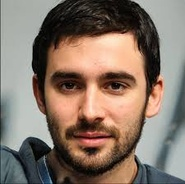
#> input picture imgs/images.jpeg, 185 x 184 px, shrunk from 225 x 224 before the run; its folder holds 4 pictures in this run
$ python main.py
#> lines starting #> are read from the running program, lines starting #| are printed output that depends on the picture
from PIL import Image, ImageEnhance, ImageFilter
import os

path = './imgs'


for filename in os.listdir(path):
    img = Image.open(f"{path}/{filename}")
#> img is the input picture: PIL image 185x184 RGB; mean R, G, B 133.9, 116.9, 104.6

    edit = img.filter(ImageFilter.SHARPEN).convert('L').rotate(90)
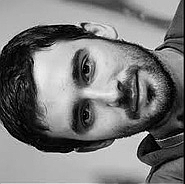
#> edit: PIL image 185x184 L; min 0, max 255, mean 120.6
#> pass 3 of the loop `for filename in os.listdir(path):`:
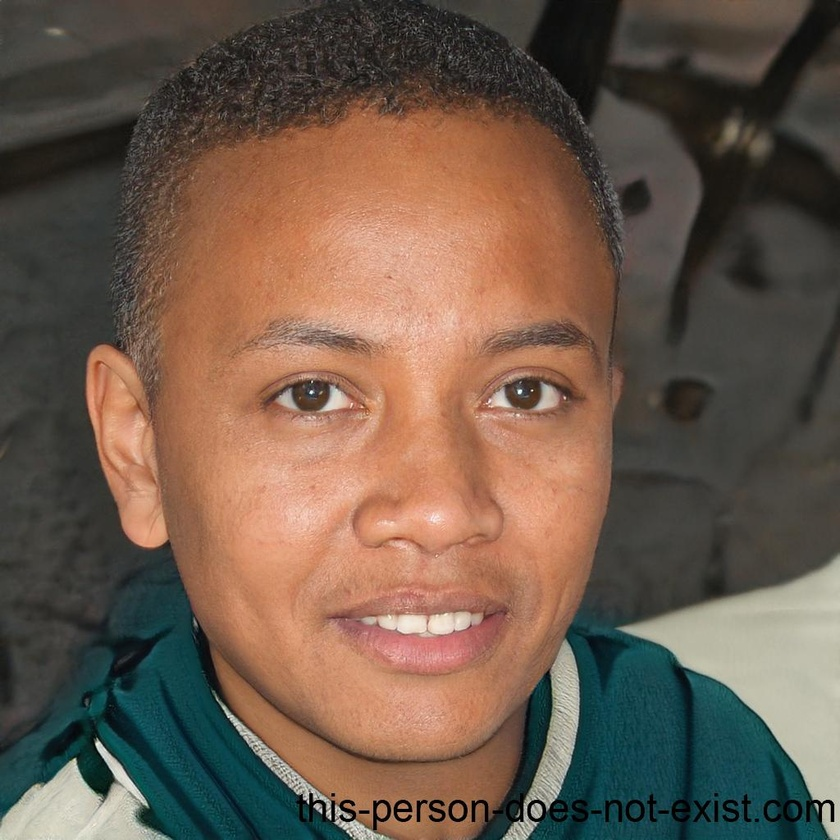
#> input picture imgs/imm1.jpeg, 840 x 840 px, shrunk from 1024 x 1024 before the run
#> img is the input picture: PIL image 840x840 RGB; mean R, G, B 110.9, 91.2, 76.6
#> `edit = img.filter(ImageFilter.SHARPEN).convert('L').rotate(90)`:
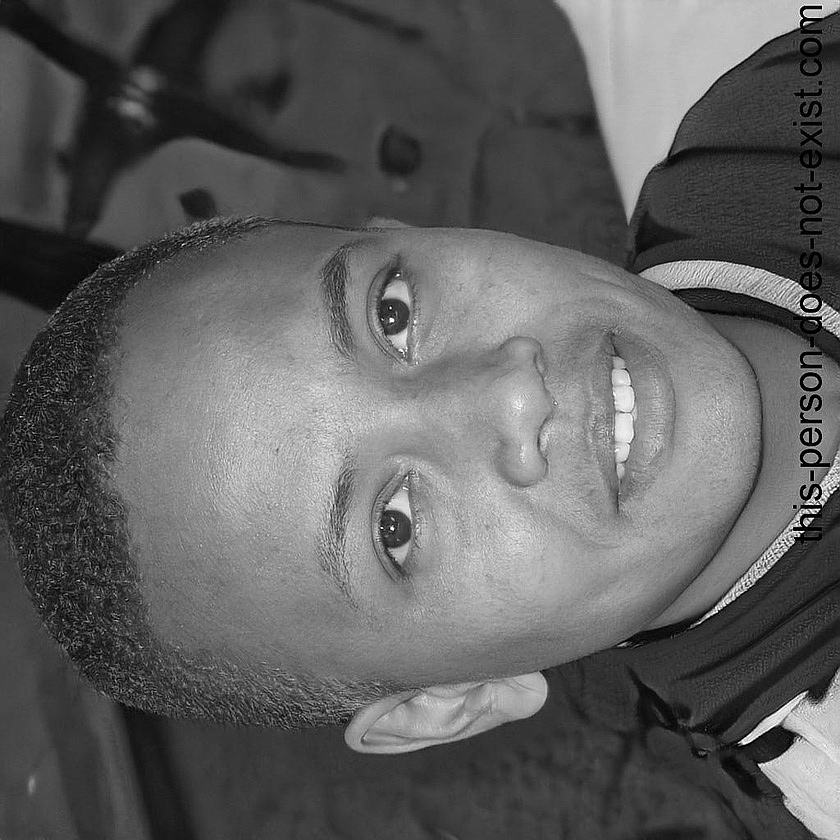
#> edit: PIL image 840x840 L; min 0, max 255, mean 95.5
#> the loop made 4 passes; the first 3 are shown
    clean_name = os.path.splitext(filename)[0]
    edit.save(f'./editedImgs/{clean_name}_edited.jpg')
